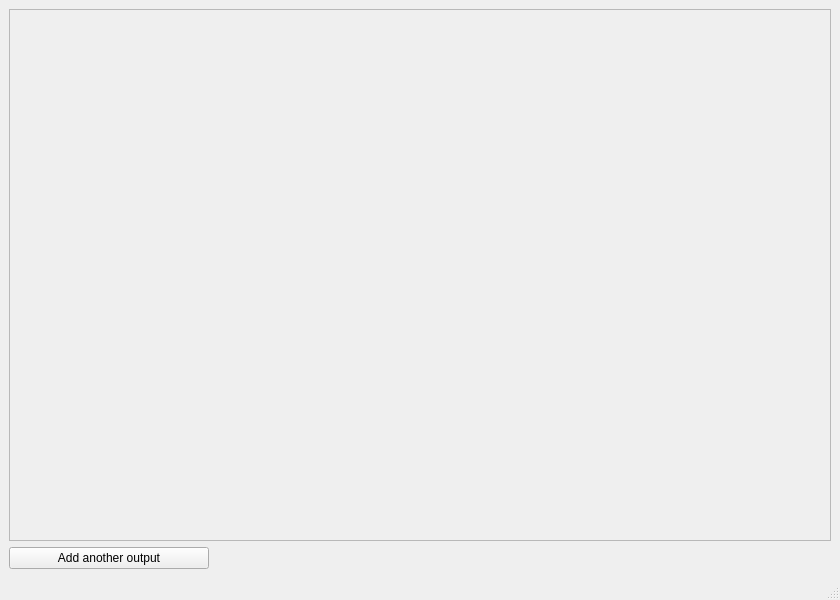
<?xml version="1.0" encoding="UTF-8"?>
<ui version="4.0">
 <class>MainWindow</class>
 <widget class="QMainWindow" name="MainWindow">
  <property name="geometry">
   <rect>
    <x>0</x>
    <y>0</y>
    <width>840</width>
    <height>600</height>
   </rect>
  </property>
  <property name="windowTitle">
   <string>MainWindow</string>
  </property>
  <widget class="QWidget" name="centralwidget">
   <layout class="QVBoxLayout" name="verticalLayout">
    <item>
     <widget class="QScrollArea" name="scrollArea">
      <property name="widgetResizable">
       <bool>true</bool>
      </property>
      <widget class="QWidget" name="scrollContainer">
       <property name="geometry">
        <rect>
         <x>0</x>
         <y>0</y>
         <width>826</width>
         <height>497</height>
        </rect>
       </property>
       <layout class="QVBoxLayout" name="verticalLayout_2">
        <item>
         <layout class="QVBoxLayout" name="list">
          <property name="sizeConstraint">
           <enum>QLayout::SetMinimumSize</enum>
          </property>
          <item>
           <widget class="QWidget" name="output_widget" native="true">
            <layout class="QVBoxLayout" name="verticalLayout_3">
             <item>
              <layout class="QVBoxLayout" name="output_list"/>
             </item>
            </layout>
           </widget>
          </item>
          <item>
           <spacer name="verticalSpacer">
            <property name="orientation">
             <enum>Qt::Vertical</enum>
            </property>
            <property name="sizeHint" stdset="0">
             <size>
              <width>20</width>
              <height>40</height>
             </size>
            </property>
           </spacer>
          </item>
         </layout>
        </item>
       </layout>
      </widget>
     </widget>
    </item>
    <item>
     <widget class="QPushButton" name="addMoreOutputsButton">
      <property name="maximumSize">
       <size>
        <width>200</width>
        <height>16777215</height>
       </size>
      </property>
      <property name="text">
       <string>Add another output</string>
      </property>
     </widget>
    </item>
   </layout>
  </widget>
  <widget class="QMenuBar" name="menubar">
   <property name="geometry">
    <rect>
     <x>0</x>
     <y>0</y>
     <width>840</width>
     <height>30</height>
    </rect>
   </property>
  </widget>
  <widget class="QStatusBar" name="statusbar"/>
 </widget>
 <resources/>
 <connections/>
</ui>
